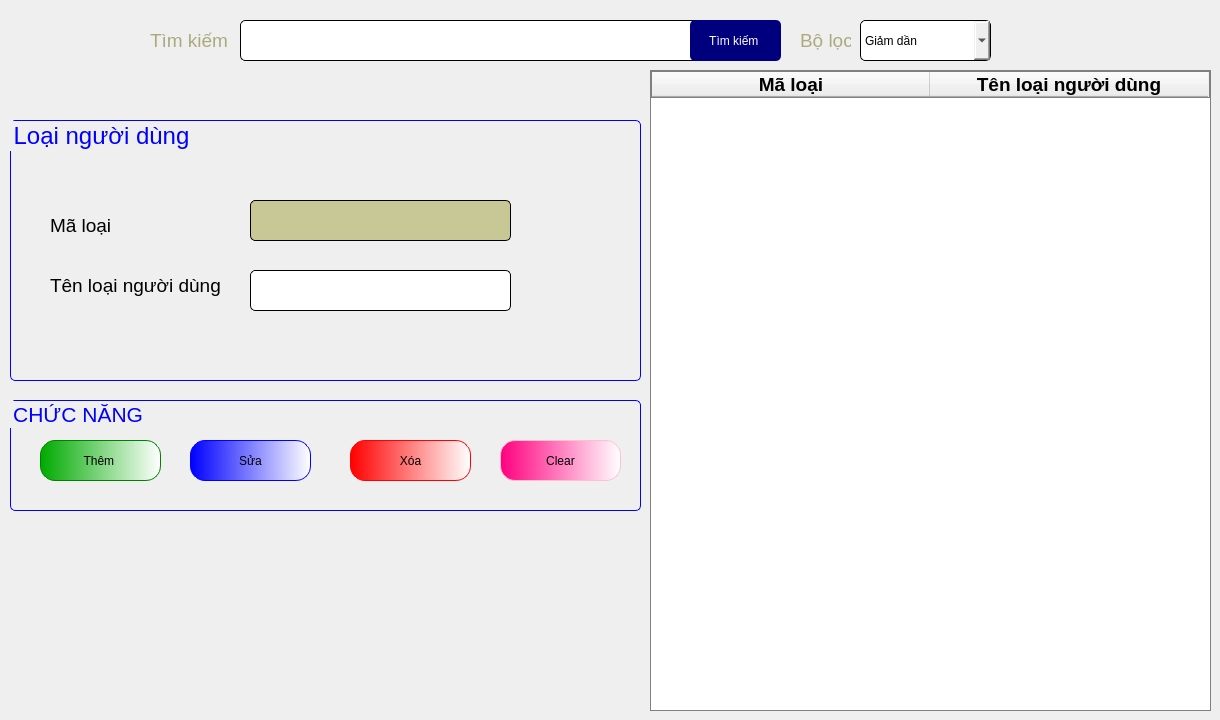
      <widget class="QWidget" name="tab_19">
       <attribute name="title">
        <string>Loại người dùng </string>
       </attribute>
       <widget class="QLineEdit" name="lineEdit_72">
        <property name="geometry">
         <rect>
          <x>240</x>
          <y>20</y>
          <width>481</width>
          <height>41</height>
         </rect>
        </property>
        <property name="styleSheet">
         <string notr="true">QLineEdit{
font: 16pt &quot;Tahoma&quot;;
border-radius:5px;
border: 1px solid black;
}</string>
        </property>
       </widget>
       <widget class="QTableWidget" name="tableWidget_14">
        <property name="geometry">
         <rect>
          <x>650</x>
          <y>70</y>
          <width>561</width>
          <height>641</height>
         </rect>
        </property>
        <property name="styleSheet">
         <string notr="true">border: 1px solid gray ;</string>
        </property>
        <attribute name="horizontalHeaderDefaultSectionSize">
         <number>278</number>
        </attribute>
        <column>
         <property name="text">
          <string>Mã loại</string>
         </property>
         <property name="font">
          <font>
           <family>Tahoma</family>
           <pointsize>14</pointsize>
           <weight>75</weight>
           <bold>true</bold>
          </font>
         </property>
         <property name="textAlignment">
          <set>AlignCenter</set>
         </property>
        </column>
        <column>
         <property name="text">
          <string>Tên loại người dùng</string>
         </property>
         <property name="font">
          <font>
           <family>Tahoma</family>
           <pointsize>14</pointsize>
           <weight>75</weight>
           <bold>true</bold>
          </font>
         </property>
         <property name="textAlignment">
          <set>AlignCenter</set>
         </property>
        </column>
       </widget>
       <widget class="QGroupBox" name="groupBox_29">
        <property name="geometry">
         <rect>
          <x>10</x>
          <y>400</y>
          <width>631</width>
          <height>111</height>
         </rect>
        </property>
        <property name="font">
         <font>
          <family>Tahoma</family>
          <pointsize>16</pointsize>
         </font>
        </property>
        <property name="styleSheet">
         <string notr="true">QGroupBox{
border:0.5px solid blue;
border-radius:5px;
color:blue;
}</string>
        </property>
        <property name="title">
         <string>CHỨC NĂNG </string>
        </property>
        <widget class="QPushButton" name="pushButton_90">
         <property name="geometry">
          <rect>
           <x>30</x>
           <y>40</y>
           <width>121</width>
           <height>41</height>
          </rect>
         </property>
         <property name="styleSheet">
          <string notr="true">QPushButton{
font: 16pt &quot;Tahoma&quot;;
border-radius:15px;
border:1px solid green;
	background-color: qlineargradient(spread:pad, x1:0, y1:0, x2:1, y2:0, stop:0 rgba(0, 170, 0, 255), stop:1 rgba(255, 255, 255, 255));
}
QPushButton:hover{
background-color: qlineargradient(spread:pad, x1:0, y1:0, x2:1, y2:0, stop:0 rgba(85, 255, 0, 255), stop:1 rgba(255, 255, 255, 255));
	font: 18pt &quot;Tahoma&quot;;
}
</string>
         </property>
         <property name="text">
          <string>Thêm </string>
         </property>
        </widget>
        <widget class="QPushButton" name="pushButton_91">
         <property name="geometry">
          <rect>
           <x>180</x>
           <y>40</y>
           <width>121</width>
           <height>41</height>
          </rect>
         </property>
         <property name="styleSheet">
          <string notr="true">QPushButton{
font: 16pt &quot;Tahoma&quot;;
border-radius:15px;
border:1px solid blue;
	background-color: qlineargradient(spread:pad, x1:0, y1:0, x2:1, y2:0, stop:0 rgba(0, 0, 255, 255), stop:1 rgba(255, 255, 255, 255));
}
QPushButton:hover{
	font: 18pt &quot;Tahoma&quot;;
	background-color: qlineargradient(spread:repeat, x1:0, y1:0, x2:1, y2:0, stop:0 rgba(0, 85, 255, 255), stop:1 rgba(255, 255, 255, 255));
}
</string>
         </property>
         <property name="text">
          <string>Sửa</string>
         </property>
        </widget>
        <widget class="QPushButton" name="pushButton_92">
         <property name="geometry">
          <rect>
           <x>340</x>
           <y>40</y>
           <width>121</width>
           <height>41</height>
          </rect>
         </property>
         <property name="styleSheet">
          <string notr="true">QPushButton{
font: 16pt &quot;Tahoma&quot;;
border-radius:15px;
border:1px solid red;
	background-color: qlineargradient(spread:pad, x1:0, y1:0, x2:1, y2:0, stop:0 rgba(255, 0, 0, 255), stop:1 rgba(255, 255, 255, 255));
}
QPushButton:hover{
	font: 18pt &quot;Tahoma&quot;;
	background-color:qlineargradient(spread:pad, x1:0, y1:0, x2:1, y2:0.028, stop:0 rgba(189, 0, 0, 255), stop:1 rgba(255, 255, 255, 255))
}
</string>
         </property>
         <property name="text">
          <string>Xóa</string>
         </property>
        </widget>
        <widget class="QPushButton" name="pushButton_72">
         <property name="geometry">
          <rect>
           <x>490</x>
           <y>40</y>
           <width>121</width>
           <height>41</height>
          </rect>
         </property>
         <property name="styleSheet">
          <string notr="true">QPushButton{
font: 16pt &quot;Tahoma&quot;;
border-radius:15px;
border:1px solid pink;
background-color: qlineargradient(spread:pad, x1:0, y1:0, x2:1, y2:0, stop:0 rgba(255, 0, 127, 255), stop:1 rgba(255, 255, 255, 255))
}
QPushButton:hover{
	font: 18pt &quot;Tahoma&quot;;
background-color:qlineargradient(spread:pad, x1:0, y1:0, x2:1, y2:0, stop:0 rgba(134, 0, 67, 255), stop:1 rgba(255, 255, 255, 255))
}
</string>
         </property>
         <property name="text">
          <string>Clear</string>
         </property>
        </widget>
       </widget>
       <widget class="QComboBox" name="comboBox_23">
        <property name="geometry">
         <rect>
          <x>860</x>
          <y>20</y>
          <width>131</width>
          <height>41</height>
         </rect>
        </property>
        <property name="styleSheet">
         <string notr="true">QComboBox{
font: 16pt &quot;Tahoma&quot;;
	color: rgb(0, 0, 0);
border: 1px solid black;
border-radius:5px;
}</string>
        </property>
        <item>
         <property name="text">
          <string>Giảm dần</string>
         </property>
        </item>
        <item>
         <property name="text">
          <string>Tăng dần</string>
         </property>
        </item>
       </widget>
       <widget class="QPushButton" name="pushButton_93">
        <property name="geometry">
         <rect>
          <x>690</x>
          <y>20</y>
          <width>91</width>
          <height>41</height>
         </rect>
        </property>
        <property name="styleSheet">
         <string notr="true">QPushButton{
background-color: rgb(0, 0, 127);
color:white;
	font: 14pt &quot;Tahoma&quot;;
border-radius:5px;
}
QPushButton:hover{
border:0.5px solid black;
	background-color: yellow;
color:black;
	
}</string>
        </property>
        <property name="text">
         <string>Tìm kiếm </string>
        </property>
       </widget>
       <widget class="QLabel" name="label_132">
        <property name="geometry">
         <rect>
          <x>800</x>
          <y>20</y>
          <width>51</width>
          <height>41</height>
         </rect>
        </property>
        <property name="font">
         <font>
          <family>Tahoma</family>
          <pointsize>14</pointsize>
         </font>
        </property>
        <property name="styleSheet">
         <string notr="true">color: rgb(170, 170, 127);</string>
        </property>
        <property name="text">
         <string>Bộ lọc</string>
        </property>
       </widget>
       <widget class="QLabel" name="label_133">
        <property name="geometry">
         <rect>
          <x>150</x>
          <y>20</y>
          <width>81</width>
          <height>41</height>
         </rect>
        </property>
        <property name="font">
         <font>
          <family>Tahoma</family>
          <pointsize>14</pointsize>
         </font>
        </property>
        <property name="styleSheet">
         <string notr="true">color: rgb(170, 170, 127);</string>
        </property>
        <property name="text">
         <string>Tìm kiếm </string>
        </property>
       </widget>
       <widget class="QGroupBox" name="groupBox_30">
        <property name="geometry">
         <rect>
          <x>10</x>
          <y>120</y>
          <width>631</width>
          <height>261</height>
         </rect>
        </property>
        <property name="font">
         <font>
          <family>Tahoma</family>
          <pointsize>18</pointsize>
         </font>
        </property>
        <property name="styleSheet">
         <string notr="true">QGroupBox{
border-radius: 5px;
border:0.5px solid blue;
color:blue;
}</string>
        </property>
        <property name="title">
         <string>Loại người dùng</string>
        </property>
        <widget class="QLabel" name="label_140">
         <property name="geometry">
          <rect>
           <x>40</x>
           <y>90</y>
           <width>111</width>
           <height>31</height>
          </rect>
         </property>
         <property name="font">
          <font>
           <family>Tahoma</family>
           <pointsize>14</pointsize>
          </font>
         </property>
         <property name="text">
          <string>Mã loại</string>
         </property>
        </widget>
        <widget class="QLabel" name="label_141">
         <property name="geometry">
          <rect>
           <x>40</x>
           <y>150</y>
           <width>201</width>
           <height>31</height>
          </rect>
         </property>
         <property name="font">
          <font>
           <family>Tahoma</family>
           <pointsize>14</pointsize>
          </font>
         </property>
         <property name="text">
          <string>Tên loại người dùng</string>
         </property>
        </widget>
        <widget class="QLineEdit" name="lineEdit_74">
         <property name="enabled">
          <bool>false</bool>
         </property>
         <property name="geometry">
          <rect>
           <x>240</x>
           <y>80</y>
           <width>261</width>
           <height>41</height>
          </rect>
         </property>
         <property name="styleSheet">
          <string notr="true">QLineEdit{
font: 16pt &quot;Tahoma&quot;;
border-radius:5px;
border: 1px solid black;
	color: rgb(6, 6, 6);
	background-color: ;
	background-color: rgb(200, 200, 150);
}</string>
         </property>
         <property name="text">
          <string/>
         </property>
        </widget>
        <widget class="QLineEdit" name="lineEdit_75">
         <property name="geometry">
          <rect>
           <x>240</x>
           <y>150</y>
           <width>261</width>
           <height>41</height>
          </rect>
         </property>
         <property name="styleSheet">
          <string notr="true">QLineEdit{
font: 16pt &quot;Tahoma&quot;;
border-radius:5px;
border: 1px solid black;
}</string>
         </property>
         <property name="text">
          <string/>
         </property>
        </widget>
       </widget>
      </widget>
